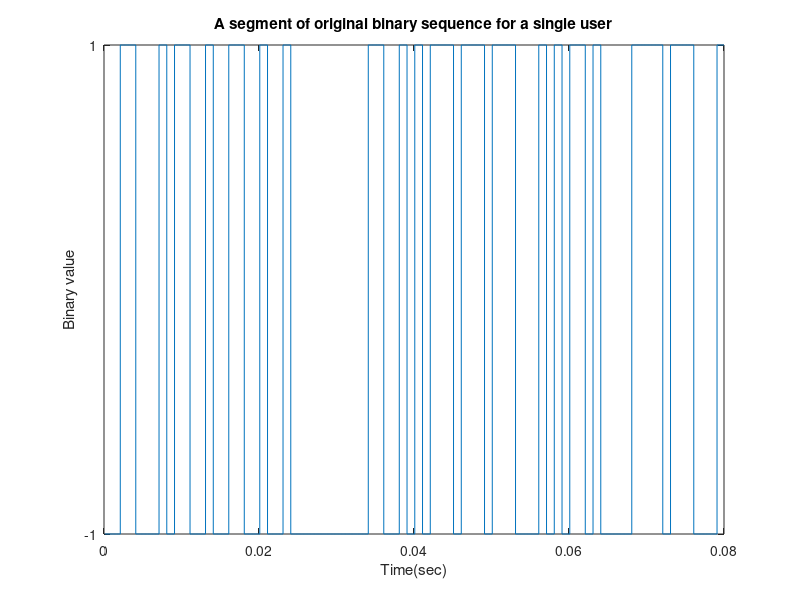
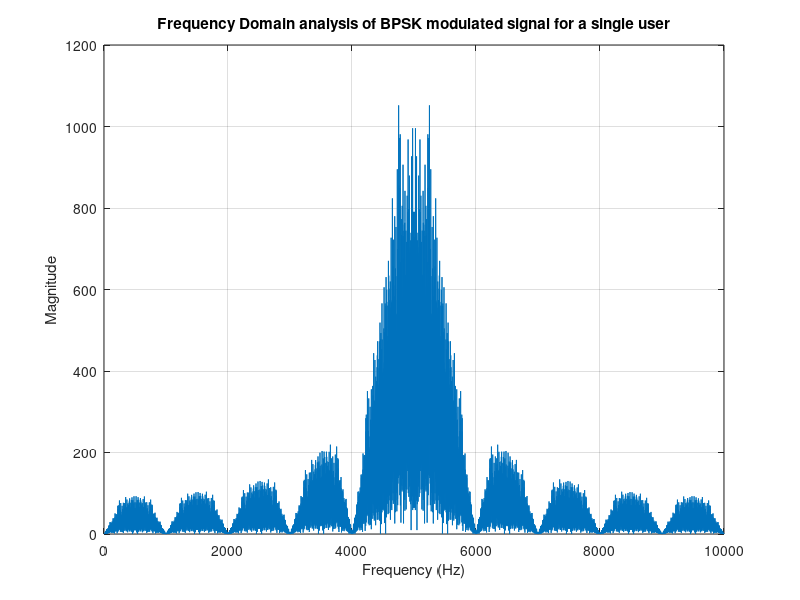
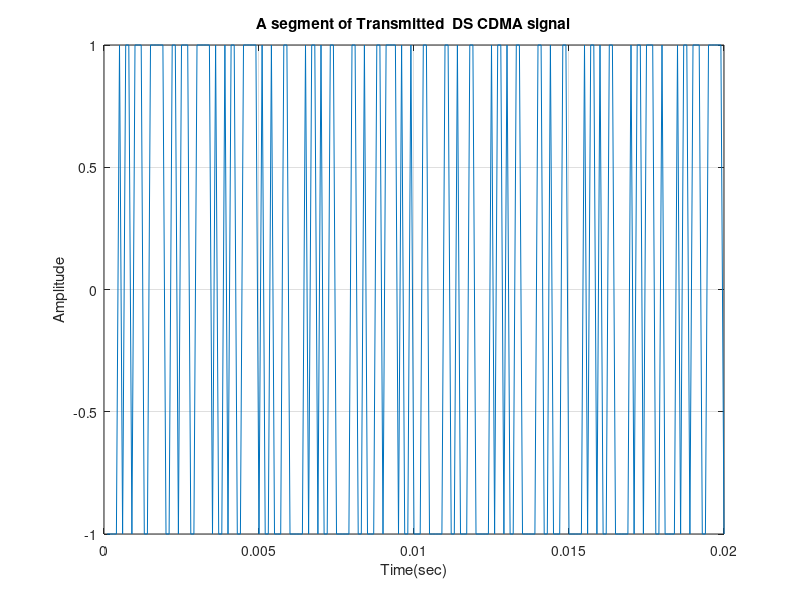

Reproduce these figures in MATLAB, in order. (Note: this script raises an error after producing the figures.)
clear all;
close all;

msg = round(rand(1,1000));

trellis = poly2trellis(3, [6 7]);
user = convenc(msg, trellis);

length_user = length(user);
for i = 1:length_user
    if user(i) == 0
        user(i) = -1;
    end
end

fc = 5000;
eb = 0.5;
bitrate = 1000;
tb = 1 / bitrate;
chiprate = 10000;
tc = 1 / chiprate;

t = tc:tc:tb * length_user;

basebandsig = [];
for i = 1:length_user
    for j = tc:tc:tb
        if user(i) == 1
            basebandsig = [basebandsig 1];
        else
            basebandsig = [basebandsig -1];
        end
    end
end

figure(1)
stairs(t(1:800), basebandsig(1:800))
xlabel('Time(sec)')
ylabel('Binary value')
set(gca, 'ytick', [ -1  1 ])
title('A segment of original binary sequence for a single user')

bpskmod = [];
for i = 1:length_user
    for j = tc:tc:tb
        bpskmod = [bpskmod sqrt(2 * eb) * user(i) * cos(2 * pi * fc * j)];
    end
end

number = length(t);
spectrum = abs(fft(bpskmod));
sampling_frequency = 2 * fc;
sampling_interval = 1 / sampling_frequency;
nyquest_frequency = 1 / (2 * sampling_interval);

for i = 1:number
    frequency(i) = (1 / (number * sampling_interval)) * i;
end

figure(2)
plot(frequency, spectrum)
title('Frequency Domain analysis of BPSK modulated signal for a single user')
xlabel('Frequency (Hz)')
ylabel('Magnitude')
grid on

seed = [1 -1 1 -1];
spreadspectrum = [];
pn = [];

for i = 1:length_user
    for j = 1:10
        pn = [pn seed(4)];
        if seed(4) == seed(3)
            temp = -1;
        else
            temp = 1;
        end
        seed(4) = seed(3);
        seed(3) = seed(2);
        seed(2) = seed(1);
        seed(1) = temp;
    end
end

pnupsampled = [];
len_pn = length(pn);
for i = 1:len_pn
    for j = 10 * tc:10 * tc:tb
        if pn(i) == 1
            pnupsampled = [pnupsampled 1];
        else
            pnupsampled = [pnupsampled -1];
        end
    end
end

length_pnupsampled = length(pnupsampled);
sigtx = bpskmod .* pnupsampled;

figure(3)
plot(t(1:200), sigtx(1:200))
title('A segment of Transmitted  DS CDMA signal')
xlabel('Time(sec)')
ylabel('Amplitude')
grid on

snr_in_dBs = 0:1.0:10;
for m = 1:length(snr_in_dBs)
    ber(m) = 0.0;
    composite_signal = awgn(sigtx, snr_in_dBs(m), 'measured');

    rx = composite_signal .* pnupsampled;

    demodcar = [];
    for i = 1:length_user
        for j = tc:tc:tb
            demodcar = [demodcar sqrt(2 * eb) * cos(2 * pi * fc * j)];
        end
    end

    bpskdemod = rx .* demodcar;
    len_dmod = length(bpskdemod);
    sum = zeros(1, len_dmod / 10);

    for i = 1:len_dmod / 10
        for j = (i - 1) * 10 + 1:i * 10
            sum(i) = sum(i) + bpskdemod(j);
        end
    end

    rxbits = [];
    for i = 1:length_user
        if sum(i) > 0
            rxbits = [rxbits 1];
        else
            rxbits = [rxbits 0];
        end
    end

    tblen = 3;
    delay = tblen;
    decoded = vitdec(rxbits, trellis, tblen, 'cont', 'hard');
    [~, rat] = biterr(decoded(delay+1:end), msg(1:end-delay));
    ber(m) = rat;
end

figure(4)
plot(snr_in_dBs, ber);
xlabel('Signal to noise ratio(dB)');
ylabel('BER');
legend('BER simulation for a single user');
title('Coded BER simulation under AWGN channel')
grid on
